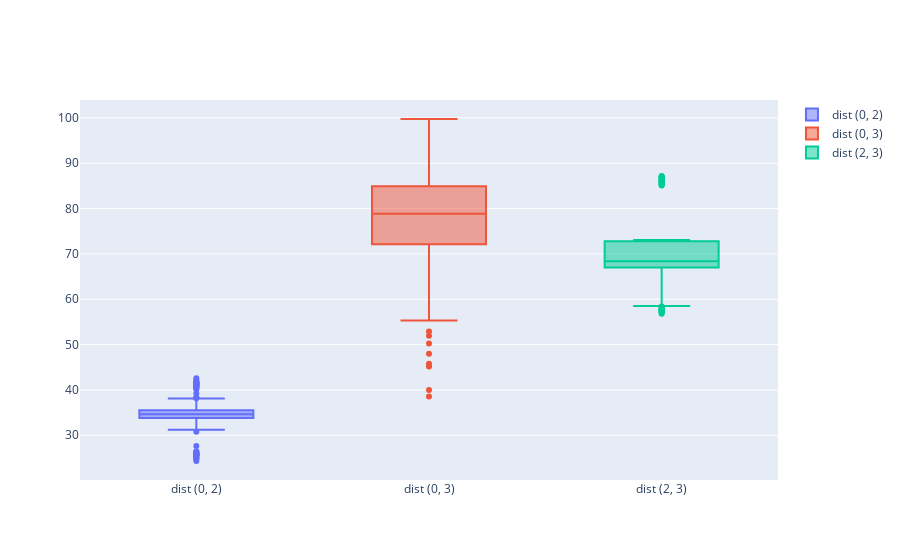
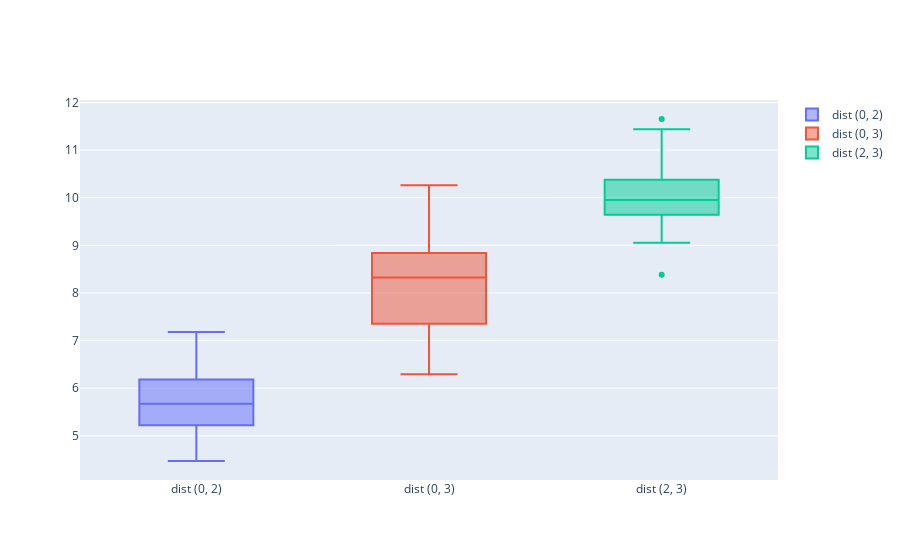

The code cell stored with these charts, in order, in its notebook:
### Code cell
fig= [go.Box(
    y= gl_dists[x].reshape(1,-1)[0],
    name= 'dist {}'.format(x)
) for x in gp_combs]

layout= go.Layout()

Figure= go.Figure(data= fig,layout= layout)
iplot(Figure)

fig= [go.Box(
    y= rec_coords[x].reshape(1,-1)[0],
    name= 'dist {}'.format(x)
) for x in gp_combs]

layout= go.Layout()

Figure= go.Figure(data= fig,layout= layout)
iplot(Figure)
